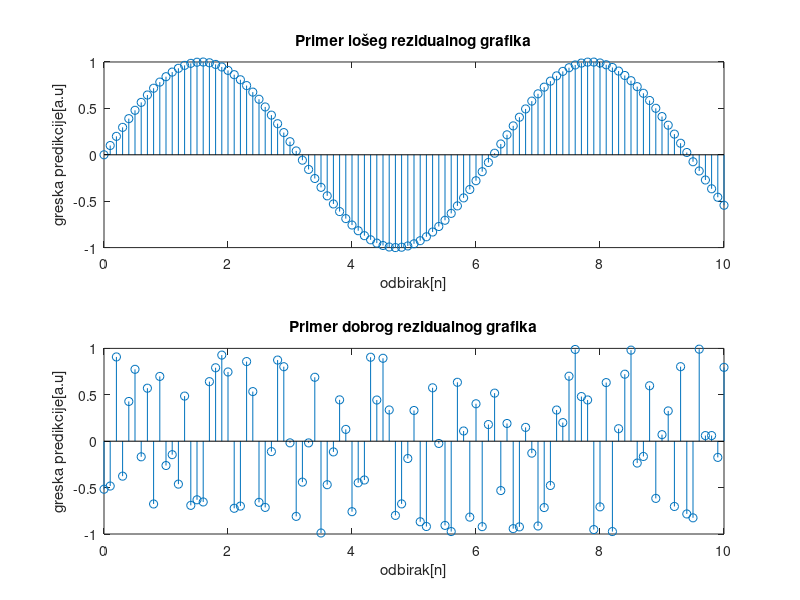

Recreate this plot in MATLAB.
x = 0:0.1:10;
y1 = sin(x);
y2 = -1+2*rand(size(x));
figure()
    subplot(2,1,1)
        stem(x,y1)
        xlabel('odbirak[n]')
        ylabel('greska predikcije[a.u]')
        title('Primer lošeg rezidualnog grafika')
      subplot(2,1,2)
        stem(x,y2)
        xlabel('odbirak[n]')
        ylabel('greska predikcije[a.u]')
        title('Primer dobrog rezidualnog grafika')
     